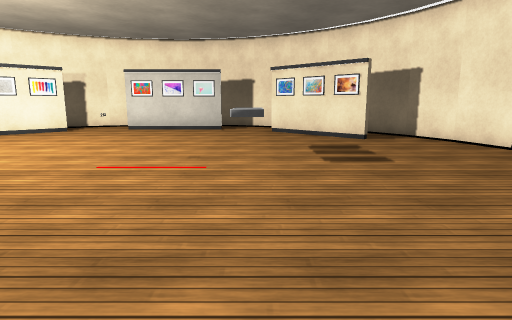
View 1 (above)

17 first-person views from a walk through a 3-D level made in the Unity game engine. The camera is 1.2 m above the floor, tilts 10° down and sees 75° across. The floor is counted in squares, 1 m on a side. Each view is taken from the middle of a square. On the plan, view 1 faces up. The plan holds only what a view shows up to about 14 squares ahead; the rest is blank. The player character is not drawn. Some surface patterns are stand-ins.

View 2
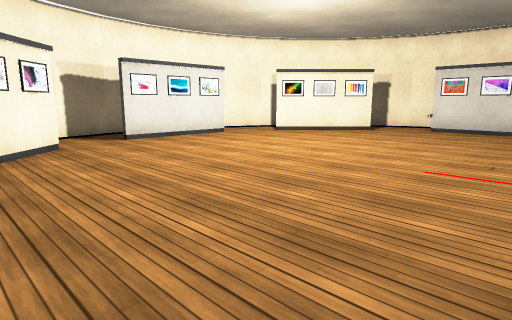

View 3
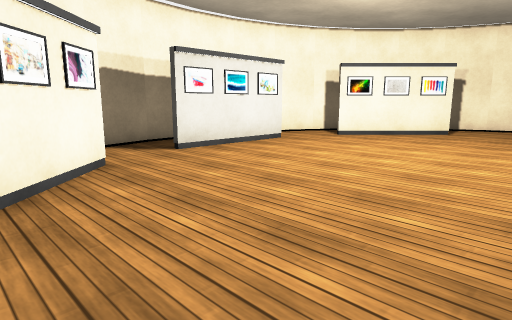

View 4
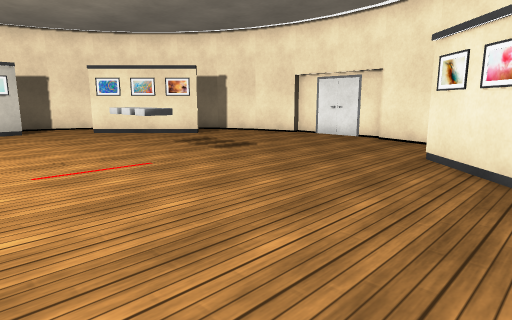

View 5
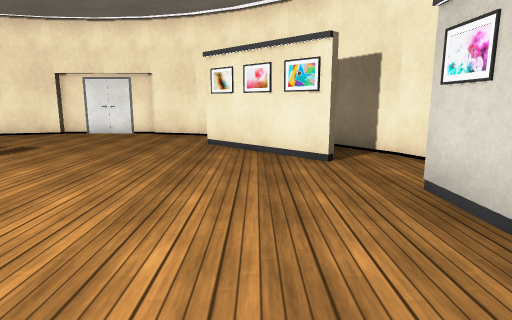

View 6
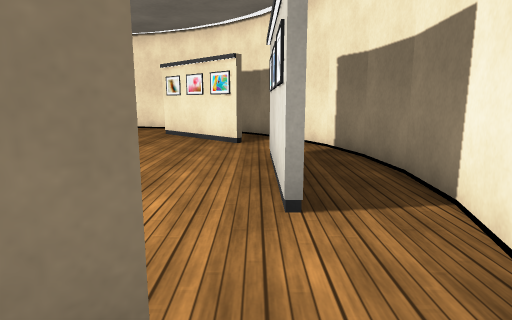

View 7
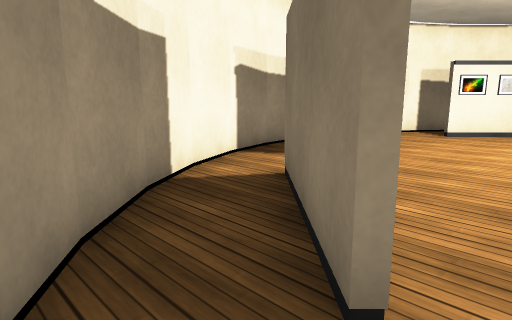

View 8
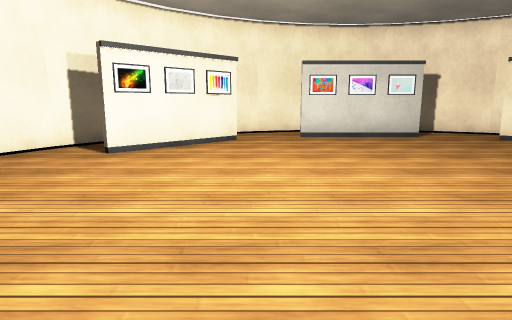

View 9
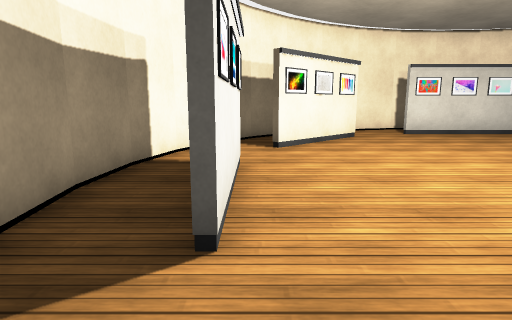

View 10
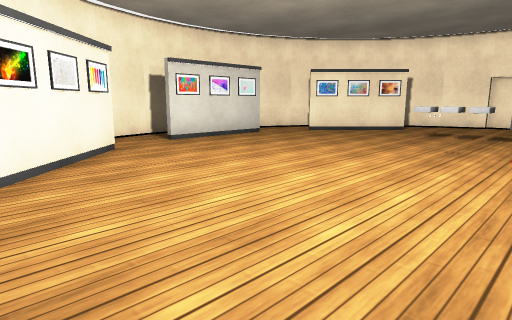

View 11
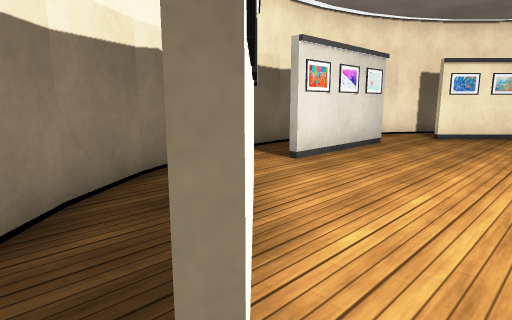

View 12
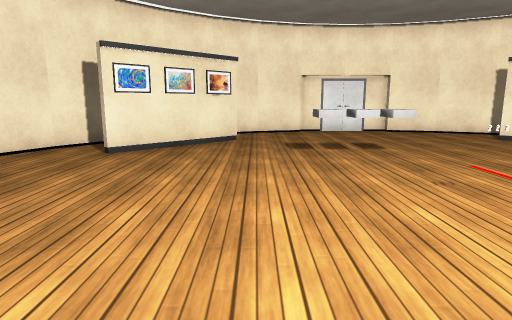

View 13
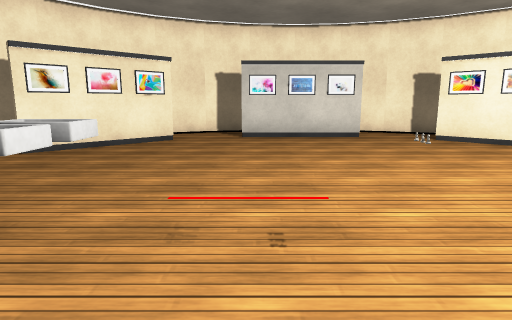

View 14
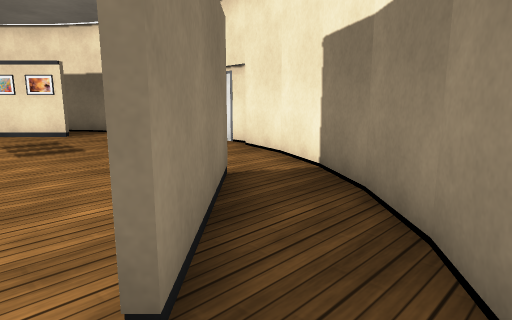

View 15
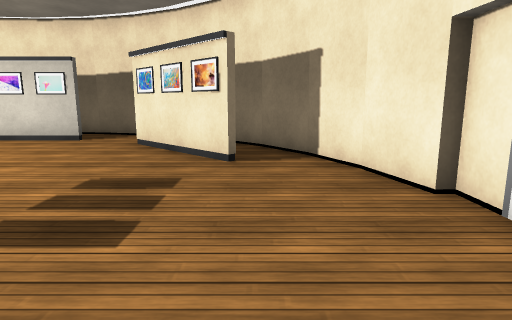

View 16
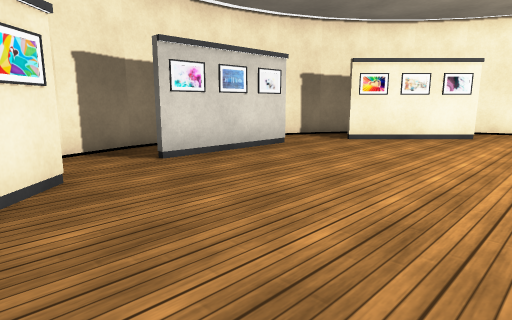

View 17
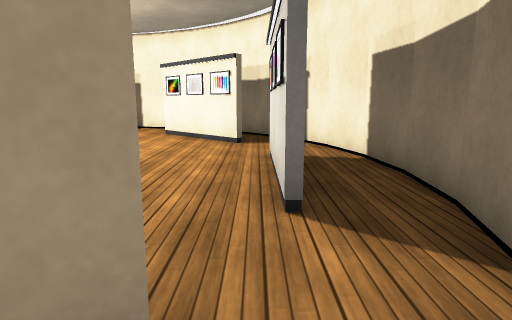

### Floor plan
Points are (right, up) in squares from view 1. A wall is a line through its corners. A room is listed if a view was taken in it or the views show most of it. See-through windows are left out.
Room 1 (views 1, 2, 3, 4, 5, 6, 7, 8, 9, 10, 11, 12, 13, 14, 15, 16, 17)
walls: (3.5, 10.5) (0.6, 13.4); (0.7, 13.6) (1.1, 13.2); (-7.6, 13.5) (-10.5, 10.6); (3.6, 2.3) (0.7, -0.6); (0.6, -0.5) (3.5, 2.4); (-10.5, 2.5) (-7.6, -0.4); (-7.7, -0.6) (-10.7, 2.3); (3, 14.1) (1.4, 15.2); (5.2, 11.4) (4.1, 13); (1.6, 15.1) (-0.1, 15.9); (5.9, 9.9) (5.1, 11.6); (0, 15.9) (-1.8, 16.4); (-1.6, 16.3) (-3.5, 16.5); (6.4, 8.2) (5.9, 10); (-3.4, 16.5) (-5.3, 16.4); (-5.2, 16.4) (-7, 15.9); (5.9, 3) (6.4, 4.8); (-6.8, 16) (-8.6, 15.1); (5.1, 1.4) (5.9, 3.1); (-8.5, 15.2) (-10, 14.1); (6.6, 4.6) (6.6, 8.2); (4.1, 0) (5.2, 1.5); (-11.1, 13) (-12.2, 11.4); (-12.1, 11.5) (-12.9, 9.8); (1.4, -2.2) (3, -1.1); (-12.9, 9.9) (-13.4, 8.1); (-13.3, 8.3) (-13.5, 6.5) (-13.3, 4.8); (-0.2, -3) (1.5, -2.2); (-1.9, -3.4) (-0.1, -2.9); (-13.4, 4.9) (-12.9, 3.1) (-12.1, 1.4); (-5.2, -3.4) (-3.5, -3.5) (-1.7, -3.3); (-7, -2.9) (-5.1, -3.4); (-8.6, -2.1) (-6.9, -2.9); (-10, -1.1) (-8.5, -2.2); (-12.2, 1.5) (-11.1, 0)
objects: picture (-11, 8); picture (-5, -1); other object (-3, 7); picture (-2, 14); other object (0, 7); other object (0, 8); other object (0, 9)

Positions as (right, up) in squares from view 1, and headings:
1: (0, 0), facing up
2: (-1, 0), facing up-left
3: (-4, 0), facing up-left
4: (-4, 0), facing up-right
5: (-6, 1), facing right
6: (-9, -1), facing right
7: (-7, -2), facing up-left
8: (-7, 3), facing up
9: (-11, 2), facing up
10: (-11, 5), facing up-right
11: (-11, 10), facing up-right
12: (-7, 10), facing right
13: (-2, 10), facing down
14: (0, -2), facing up-right
15: (4, 4), facing up
16: (2, 5), facing down-left
17: (2, 14), facing left
